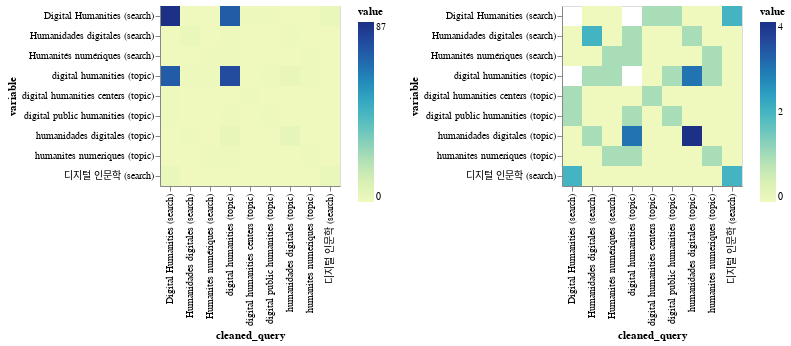

Notebook source saved alongside this figure:
### Code cell
top_results = alt.Chart(melted_df).mark_rect().encode(
    x='cleaned_query',
    y='variable',
    color='value'
)

rest_results = alt.Chart(melted_df[melted_df.value < 10]).mark_rect().encode(
    x='cleaned_query',
    y='variable',
    color='value'
)

alt.hconcat(top_results, rest_results).resolve_scale(color='independent')

### Figure 1 — Vega-Lite specification as saved in the notebook (floating-point values rounded to 4 significant figures)
{"$schema": "https://vega.github.io/schema/vega-lite/v4.8.1.json", "config": {"view": {"continuousHeight": 300, "continuousWidth": 400}}, "datasets": {"data-43fc080a1be2de979b229f9c99c357f8": [{"cleaned_query": "Digital Humanities (search)", "value": 87, "variable": "Digital Humanities (search)"}, {"cleaned_query": "Humanidades digitales (search)", "value": 0, "variable": "Digital Humanities (search)"}, {"cleaned_query": "Humanités numériques (search)", "value": 0, "variable": "Digital Humanities (search)"}, {"cleaned_query": "digital humanities (topic)", "value": 72, "variable": "Digital Humanities (search)"}, {"cleaned_query": "digital humanities centers (topic)", "value": 1, "variable": "Digital Humanities (search)"}, {"cleaned_query": "digital public humanities (topic)", "value": 1, "variable": "Digital Humanities (search)"}, {"cleaned_query": "humanidades digitales (topic)", "value": 0, "variable": "Digital Humanities (search)"}, {"cleaned_query": "humanites numeriques (topic)", "value": 0, "variable": "Digital Humanities (search)"}, {"cleaned_query": "디지털 인문학 (search)", "value": 2, "variable": "Digital Humanities (search)"}, {"cleaned_query": "Digital Humanities (search)", "value": 0, "variable": "Humanidades digitales (search)"}, {"cleaned_query": "Humanidades digitales (search)", "value": 2, "variable": "Humanidades digitales (search)"}, {"cleaned_query": "Humanités numériques (search)", "value": 0, "variable": "Humanidades digitales (search)"}, {"cleaned_query": "digital humanities (topic)", "value": 1, "variable": "Humanidades digitales (search)"}, {"cleaned_query": "digital humanities centers (topic)", "value": 0, "variable": "Humanidades digitales (search)"}, {"cleaned_query": "digital public humanities (topic)", "value": 0, "variable": "Humanidades digitales (search)"}, {"cleaned_query": "humanidades digitales (topic)", "value": 1, "variable": "Humanidades digitales (search)"}, {"cleaned_query": "humanites numeriques (topic)", "value": 0, "variable": "Humanidades digitales (search)"}, {"cleaned_query": "디지털 인문학 (search)", "value": 0, "variable": "Humanidades digitales (search)"}, {"cleaned_query": "Digital Humanities (search)", "value": 0, "variable": "Humanités numériques (search)"}, {"cleaned_query": "Humanidades digitales (search)", "value": 0, "variable": "Humanités numériques (search)"}, {"cleaned_query": "Humanités numériques (search)", "value": 1, "variable": "Humanités numériques (search)"}, {"cleaned_query": "digital humanities (topic)", "value": 1, "variable": "Humanités numériques (search)"}, {"cleaned_query": "digital humanities centers (topic)", "value": 0, "variable": "Humanités numériques (search)"}, {"cleaned_query": "digital public humanities (topic)", "value": 0, "variable": "Humanités numériques (search)"}, {"cleaned_query": "humanidades digitales (topic)", "value": 0, "variable": "Humanités numériques (search)"}, {"cleaned_query": "humanites numeriques (topic)", "value": 1, "variable": "Humanités numériques (search)"}, {"cleaned_query": "디지털 인문학 (search)", "value": 0, "variable": "Humanités numériques (search)"}, {"cleaned_query": "Digital Humanities (search)", "value": 72, "variable": "digital humanities (topic)"}, {"cleaned_query": "Humanidades digitales (search)", "value": 1, "variable": "digital humanities (topic)"}, {"cleaned_query": "Humanités numériques (search)", "value": 1, "variable": "digital humanities (topic)"}, {"cleaned_query": "digital humanities (topic)", "value": 77, "variable": "digital humanities (topic)"}, {"cleaned_query": "digital humanities centers (topic)", "value": 0, "variable": "digital humanities (topic)"}, {"cleaned_query": "digital public humanities (topic)", "value": 1, "variable": "digital humanities (topic)"}, {"cleaned_query": "humanidades digitales (topic)", "value": 3, "variable": "digital humanities (topic)"}, {"cleaned_query": "humanites numeriques (topic)", "value": 1, "variable": "digital humanities (topic)"}, {"cleaned_query": "디지털 인문학 (search)", "value": 0, "variable": "digital humanities (topic)"}, {"cleaned_query": "Digital Humanities (search)", "value": 1, "variable": "digital humanities centers (topic)"}, {"cleaned_query": "Humanidades digitales (search)", "value": 0, "variable": "digital humanities centers (topic)"}, {"cleaned_query": "Humanités numériques (search)", "value": 0, "variable": "digital humanities centers (topic)"}, {"cleaned_query": "digital humanities (topic)", "value": 0, "variable": "digital humanities centers (topic)"}, {"cleaned_query": "digital humanities centers (topic)", "value": 1, "variable": "digital humanities centers (topic)"}, {"cleaned_query": "digital public humanities (topic)", "value": 0, "variable": "digital humanities centers (topic)"}, {"cleaned_query": "humanidades digitales (topic)", "value": 0, "variable": "digital humanities centers (topic)"}, {"cleaned_query": "humanites numeriques (topic)", "value": 0, "variable": "digital humanities centers (topic)"}, {"cleaned_query": "디지털 인문학 (search)", "value": 0, "variable": "digital humanities centers (topic)"}, {"cleaned_query": "Digital Humanities (search)", "value": 1, "variable": "digital public humanities (topic)"}, {"cleaned_query": "Humanidades digitales (search)", "value": 0, "variable": "digital public humanities (topic)"}, {"cleaned_query": "Humanités numériques (search)", "value": 0, "variable": "digital public humanities (topic)"}, {"cleaned_query": "digital humanities (topic)", "value": 1, "variable": "digital public humanities (topic)"}, {"cleaned_query": "digital humanities centers (topic)", "value": 0, "variable": "digital public humanities (topic)"}, {"cleaned_query": "digital public humanities (topic)", "value": 1, "variable": "digital public humanities (topic)"}, {"cleaned_query": "humanidades digitales (topic)", "value": 0, "variable": "digital public humanities (topic)"}, {"cleaned_query": "humanites numeriques (topic)", "value": 0, "variable": "digital public humanities (topic)"}, {"cleaned_query": "디지털 인문학 (search)", "value": 0, "variable": "digital public humanities (topic)"}, {"cleaned_query": "Digital Humanities (search)", "value": 0, "variable": "humanidades digitales (topic)"}, {"cleaned_query": "Humanidades digitales (search)", "value": 1, "variable": "humanidades digitales (topic)"}, {"cleaned_query": "Humanités numériques (search)", "value": 0, "variable": "humanidades digitales (topic)"}, {"cleaned_query": "digital humanities (topic)", "value": 3, "variable": "humanidades digitales (topic)"}, {"cleaned_query": "digital humanities centers (topic)", "value": 0, "variable": "humanidades digitales (topic)"}, {"cleaned_query": "digital public humanities (topic)", "value": 0, "variable": "humanidades digitales (topic)"}, {"cleaned_query": "humanidades digitales (topic)", "value": 4, "variable": "humanidades digitales (topic)"}, {"cleaned_query": "humanites numeriques (topic)", "value": 0, "variable": "humanidades digitales (topic)"}, {"cleaned_query": "디지털 인문학 (search)", "value": 0, "variable": "humanidades digitales (topic)"}, {"cleaned_query": "Digital Humanities (search)", "value": 0, "variable": "humanites numeriques (topic)"}, {"cleaned_query": "Humanidades digitales (search)", "value": 0, "variable": "humanites numeriques (topic)"}, {"cleaned_query": "Humanités numériques (search)", "value": 1, "variable": "humanites numeriques (topic)"}, {"cleaned_query": "digital humanities (topic)", "value": 1, "variable": "humanites numeriques (topic)"}, {"cleaned_query": "digital humanities centers (topic)", "value": 0, "variable": "humanites numeriques (topic)"}, {"cleaned_query": "digital public humanities (topic)", "value": 0, "variable": "humanites numeriques (topic)"}, {"cleaned_query": "humanidades digitales (topic)", "value": 0, "variable": "humanites numeriques (topic)"}, {"cleaned_query": "humanites numeriques (topic)", "value": 1, "variable": "humanites numeriques (topic)"}, {"cleaned_query": "디지털 인문학 (search)", "value": 0, "variable": "humanites numeriques (topic)"}, {"cleaned_query": "Digital Humanities (search)", "value": 2, "variable": "디지털 인문학 (search)"}, {"cleaned_query": "Humanidades digitales (search)", "value": 0, "variable": "디지털 인문학 (search)"}, {"cleaned_query": "Humanités numériques (search)", "value": 0, "variable": "디지털 인문학 (search)"}, {"cleaned_query": "digital humanities (topic)", "value": 0, "variable": "디지털 인문학 (search)"}, {"cleaned_query": "digital humanities centers (topic)", "value": 0, "variable": "디지털 인문학 (search)"}, {"cleaned_query": "digital public humanities (topic)", "value": 0, "variable": "디지털 인문학 (search)"}, {"cleaned_query": "humanidades digitales (topic)", "value": 0, "variable": "디지털 인문학 (search)"}, {"cleaned_query": "humanites numeriques (topic)", "value": 0, "variable": "디지털 인문학 (search)"}, {"cleaned_query": "디지털 인문학 (search)", "value": 2, "variable": "디지털 인문학 (search)"}], "data-ec4736e0cacc988a58a5f109a46b4a1f": [{"cleaned_query": "Humanidades digitales (search)", "value": 0, "variable": "Digital Humanities (search)"}, {"cleaned_query": "Humanités numériques (search)", "value": 0, "variable": "Digital Humanities (search)"}, {"cleaned_query": "digital humanities centers (topic)", "value": 1, "variable": "Digital Humanities (search)"}, {"cleaned_query": "digital public humanities (topic)", "value": 1, "variable": "Digital Humanities (search)"}, {"cleaned_query": "humanidades digitales (topic)", "value": 0, "variable": "Digital Humanities (search)"}, {"cleaned_query": "humanites numeriques (topic)", "value": 0, "variable": "Digital Humanities (search)"}, {"cleaned_query": "디지털 인문학 (search)", "value": 2, "variable": "Digital Humanities (search)"}, {"cleaned_query": "Digital Humanities (search)", "value": 0, "variable": "Humanidades digitales (search)"}, {"cleaned_query": "Humanidades digitales (search)", "value": 2, "variable": "Humanidades digitales (search)"}, {"cleaned_query": "Humanités numériques (search)", "value": 0, "variable": "Humanidades digitales (search)"}, {"cleaned_query": "digital humanities (topic)", "value": 1, "variable": "Humanidades digitales (search)"}, {"cleaned_query": "digital humanities centers (topic)", "value": 0, "variable": "Humanidades digitales (search)"}, {"cleaned_query": "digital public humanities (topic)", "value": 0, "variable": "Humanidades digitales (search)"}, {"cleaned_query": "humanidades digitales (topic)", "value": 1, "variable": "Humanidades digitales (search)"}, {"cleaned_query": "humanites numeriques (topic)", "value": 0, "variable": "Humanidades digitales (search)"}, {"cleaned_query": "디지털 인문학 (search)", "value": 0, "variable": "Humanidades digitales (search)"}, {"cleaned_query": "Digital Humanities (search)", "value": 0, "variable": "Humanités numériques (search)"}, {"cleaned_query": "Humanidades digitales (search)", "value": 0, "variable": "Humanités numériques (search)"}, {"cleaned_query": "Humanités numériques (search)", "value": 1, "variable": "Humanités numériques (search)"}, {"cleaned_query": "digital humanities (topic)", "value": 1, "variable": "Humanités numériques (search)"}, {"cleaned_query": "digital humanities centers (topic)", "value": 0, "variable": "Humanités numériques (search)"}, {"cleaned_query": "digital public humanities (topic)", "value": 0, "variable": "Humanités numériques (search)"}, {"cleaned_query": "humanidades digitales (topic)", "value": 0, "variable": "Humanités numériques (search)"}, {"cleaned_query": "humanites numeriques (topic)", "value": 1, "variable": "Humanités numériques (search)"}, {"cleaned_query": "디지털 인문학 (search)", "value": 0, "variable": "Humanités numériques (search)"}, {"cleaned_query": "Humanidades digitales (search)", "value": 1, "variable": "digital humanities (topic)"}, {"cleaned_query": "Humanités numériques (search)", "value": 1, "variable": "digital humanities (topic)"}, {"cleaned_query": "digital humanities centers (topic)", "value": 0, "variable": "digital humanities (topic)"}, {"cleaned_query": "digital public humanities (topic)", "value": 1, "variable": "digital humanities (topic)"}, {"cleaned_query": "humanidades digitales (topic)", "value": 3, "variable": "digital humanities (topic)"}, {"cleaned_query": "humanites numeriques (topic)", "value": 1, "variable": "digital humanities (topic)"}, {"cleaned_query": "디지털 인문학 (search)", "value": 0, "variable": "digital humanities (topic)"}, {"cleaned_query": "Digital Humanities (search)", "value": 1, "variable": "digital humanities centers (topic)"}, {"cleaned_query": "Humanidades digitales (search)", "value": 0, "variable": "digital humanities centers (topic)"}, {"cleaned_query": "Humanités numériques (search)", "value": 0, "variable": "digital humanities centers (topic)"}, {"cleaned_query": "digital humanities (topic)", "value": 0, "variable": "digital humanities centers (topic)"}, {"cleaned_query": "digital humanities centers (topic)", "value": 1, "variable": "digital humanities centers (topic)"}, {"cleaned_query": "digital public humanities (topic)", "value": 0, "variable": "digital humanities centers (topic)"}, {"cleaned_query": "humanidades digitales (topic)", "value": 0, "variable": "digital humanities centers (topic)"}, {"cleaned_query": "humanites numeriques (topic)", "value": 0, "variable": "digital humanities centers (topic)"}, {"cleaned_query": "디지털 인문학 (search)", "value": 0, "variable": "digital humanities centers (topic)"}, {"cleaned_query": "Digital Humanities (search)", "value": 1, "variable": "digital public humanities (topic)"}, {"cleaned_query": "Humanidades digitales (search)", "value": 0, "variable": "digital public humanities (topic)"}, {"cleaned_query": "Humanités numériques (search)", "value": 0, "variable": "digital public humanities (topic)"}, {"cleaned_query": "digital humanities (topic)", "value": 1, "variable": "digital public humanities (topic)"}, {"cleaned_query": "digital humanities centers (topic)", "value": 0, "variable": "digital public humanities (topic)"}, {"cleaned_query": "digital public humanities (topic)", "value": 1, "variable": "digital public humanities (topic)"}, {"cleaned_query": "humanidades digitales (topic)", "value": 0, "variable": "digital public humanities (topic)"}, {"cleaned_query": "humanites numeriques (topic)", "value": 0, "variable": "digital public humanities (topic)"}, {"cleaned_query": "디지털 인문학 (search)", "value": 0, "variable": "digital public humanities (topic)"}, {"cleaned_query": "Digital Humanities (search)", "value": 0, "variable": "humanidades digitales (topic)"}, {"cleaned_query": "Humanidades digitales (search)", "value": 1, "variable": "humanidades digitales (topic)"}, {"cleaned_query": "Humanités numériques (search)", "value": 0, "variable": "humanidades digitales (topic)"}, {"cleaned_query": "digital humanities (topic)", "value": 3, "variable": "humanidades digitales (topic)"}, {"cleaned_query": "digital humanities centers (topic)", "value": 0, "variable": "humanidades digitales (topic)"}, {"cleaned_query": "digital public humanities (topic)", "value": 0, "variable": "humanidades digitales (topic)"}, {"cleaned_query": "humanidades digitales (topic)", "value": 4, "variable": "humanidades digitales (topic)"}, {"cleaned_query": "humanites numeriques (topic)", "value": 0, "variable": "humanidades digitales (topic)"}, {"cleaned_query": "디지털 인문학 (search)", "value": 0, "variable": "humanidades digitales (topic)"}, {"cleaned_query": "Digital Humanities (search)", "value": 0, "variable": "humanites numeriques (topic)"}, {"cleaned_query": "Humanidades digitales (search)", "value": 0, "variable": "humanites numeriques (topic)"}, {"cleaned_query": "Humanités numériques (search)", "value": 1, "variable": "humanites numeriques (topic)"}, {"cleaned_query": "digital humanities (topic)", "value": 1, "variable": "humanites numeriques (topic)"}, {"cleaned_query": "digital humanities centers (topic)", "value": 0, "variable": "humanites numeriques (topic)"}, {"cleaned_query": "digital public humanities (topic)", "value": 0, "variable": "humanites numeriques (topic)"}, {"cleaned_query": "humanidades digitales (topic)", "value": 0, "variable": "humanites numeriques (topic)"}, {"cleaned_query": "humanites numeriques (topic)", "value": 1, "variable": "humanites numeriques (topic)"}, {"cleaned_query": "디지털 인문학 (search)", "value": 0, "variable": "humanites numeriques (topic)"}, {"cleaned_query": "Digital Humanities (search)", "value": 2, "variable": "디지털 인문학 (search)"}, {"cleaned_query": "Humanidades digitales (search)", "value": 0, "variable": "디지털 인문학 (search)"}, {"cleaned_query": "Humanités numériques (search)", "value": 0, "variable": "디지털 인문학 (search)"}, {"cleaned_query": "digital humanities (topic)", "value": 0, "variable": "디지털 인문학 (search)"}, {"cleaned_query": "digital humanities centers (topic)", "value": 0, "variable": "디지털 인문학 (search)"}, {"cleaned_query": "digital public humanities (topic)", "value": 0, "variable": "디지털 인문학 (search)"}, {"cleaned_query": "humanidades digitales (topic)", "value": 0, "variable": "디지털 인문학 (search)"}, {"cleaned_query": "humanites numeriques (topic)", "value": 0, "variable": "디지털 인문학 (search)"}, {"cleaned_query": "디지털 인문학 (search)", "value": 2, "variable": "디지털 인문학 (search)"}]}, "hconcat": [{"data": {"name": "data-43fc080a1be2de979b229f9c99c357f8"}, "encoding": {"color": {"field": "value", "type": "quantitative"}, "x": {"field": "cleaned_query", "type": "nominal"}, "y": {"field": "variable", "type": "nominal"}}, "mark": "rect"}, {"data": {"name": "data-ec4736e0cacc988a58a5f109a46b4a1f"}, "encoding": {"color": {"field": "value", "type": "quantitative"}, "x": {"field": "cleaned_query", "type": "nominal"}, "y": {"field": "variable", "type": "nominal"}}, "mark": "rect"}], "resolve": {"scale": {"color": "independent"}}}
